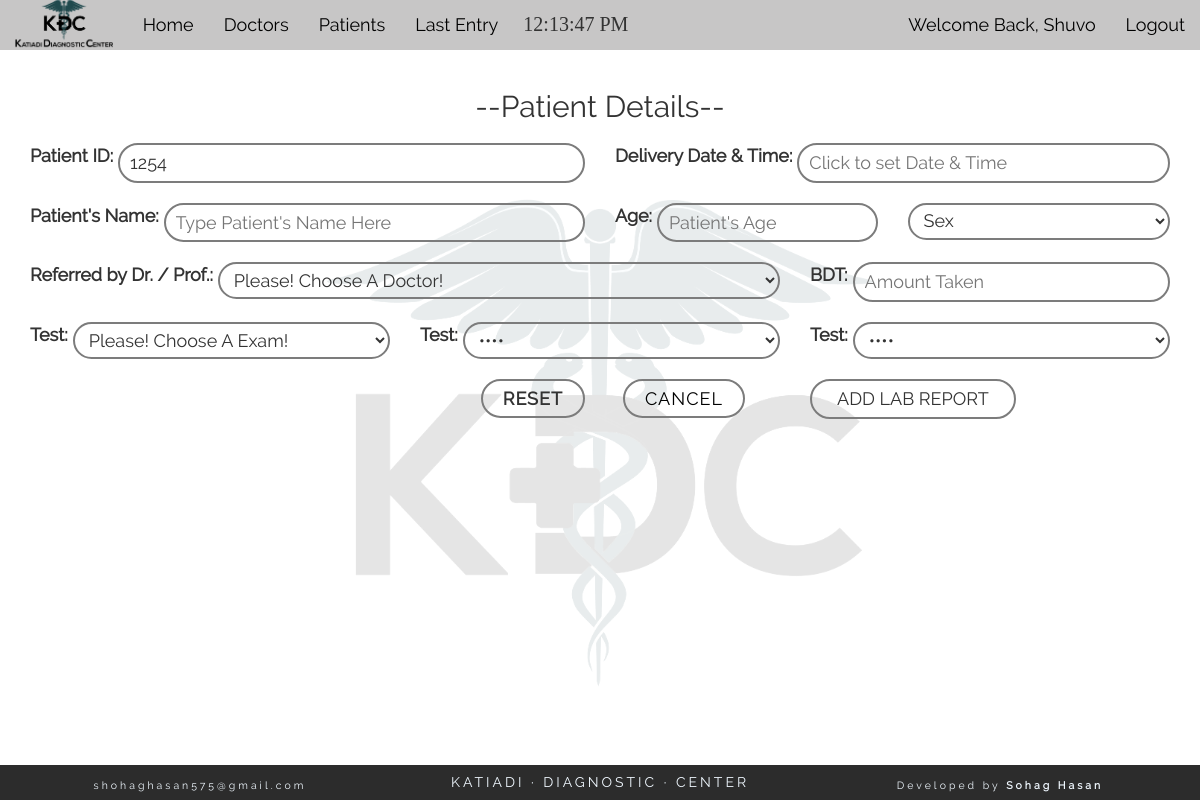
The app's page /pat_info.php?p_id=1254 (signed in), older data.
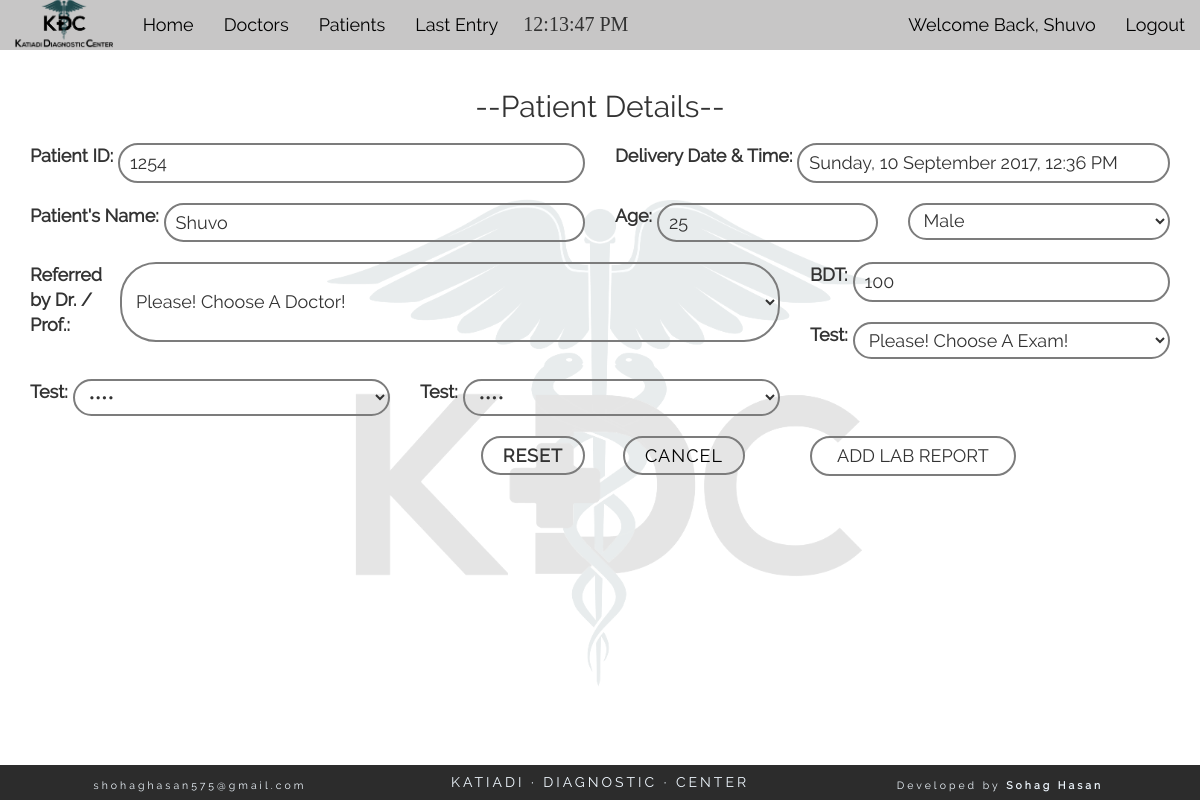
The same page, newer data.
### tables this page shows
CREATE TABLE "patient" (
	`lab_id`	INTEGER NOT NULL PRIMARY KEY AUTOINCREMENT,
	`p_id`	int(11) NOT NULL,
	`p_datetime`	datetime NOT NULL,
	`p_name`	varchar(200) NOT NULL,
	`p_age`	int(11) NOT NULL,
	`sex`	varchar(10) NOT NULL,
	`doctor_id`	int(11) NOT NULL,
	`specimen1`	varchar(50) NOT NULL,
	`specimen2`	varchar(50) NOT NULL,
	`specimen3`	varchar(50) NOT NULL,
	`status`	int(1) NOT NULL,
	`pat_amount`	INTEGER,
	`doc_amount`	INTEGER,
	`whenadded`	TEXT
);

### pat_info.php (the view, shortened to what this page needs)
<?php
	if(isset($_SESSION['username'])){
	require_once("config.php");
	$p_id_r = $_GET['p_id'];
	$selss= "SELECT * FROM patient WHERE p_id='$p_id_r' AND status='1'";
	$ressub= $db-> query($selss);
	$datasub=$ressub-> fetchArray(SQLITE3_ASSOC);
?>
    <section class="container-fluid" id="test_list" >
    	<div class="row">
    		<div class="col-md-12 text-center">
    			<h2 class="title">--Patient Details--</h2>
    			<form action="" method="post" id="p_form" class="text-left">
    			<div class="col-md-6 form_row">
   				  <label for="p_id">Patient ID:</label>
   				  <input id="p_id" type="number" name="p_id" placeholder="Enter The Slip Number Here" value="<?php echo $p_id_r; ?>" title="Enter The Patient ID Here!" required>
    			</div>
   				  	<div class="col-md-6 form_row" >
   				  		<label for="">Delivery Date & Time:</label>
						<input type="text" id="form-control" data-date-format="DD, dd MM yyyy, HH:ii P" name="datetime" value="<?php echo $datasub['p_datetime']; ?>" placeholder="Click to set Date & Time" required>
					</div>
					<div class="col-md-6 form_row">
    					<label for="p_name">Patient's Name:</label>
    					<input type="text" name="p_name" id="p_name" placeholder="Type Patient's Name Here" value="<?php echo $datasub['p_name']; ?>" required>
    				</div>
   				  <div class="col-md-3 form_row">
    					<label for="p_age">Age:</label>
    					<input type="number" name="p_age" id="p_age" placeholder="Patient's Age" value="<?php echo $datasub['p_age']; ?>" required>
    				</div>
   				  <div class="col-md-3 form_row">
					 	<select name="sex" id="" required>
					 		<option value="">Sex</option>
					 		<option value="Male" <?php if($datasub['sex']==='Male'){echo('selected'); } ?>>Male</option>
					 	</select>
   				  </div>
   				  <div class="col-md-8 form_row">
   				  	<label for="doctor_name">Referred by Dr. / Prof.:</label>
					<select name="doctor" required>
					  <option value="">Please! Choose A Doctor!</option>
					</select>
   				  </div>
   				  <div class="col-md-4 form_row">
   				  	<label for="p_age">BDT:</label>
   				  	<input type="number" name="pat_amount" id="p_age" value="<?php echo $datasub['pat_amount']; ?>" placeholder="Amount Taken" required>
   				  </div>
   				  <div class="col-md-4 form_row">
						<label>Test: </label>
							<select name="specimen1" id="specimen1" required>
								<option value="">Please! Choose A Exam!</option>
							</select>
   				  </div>
   				  <div class="col-md-4 text-center form_row">
						<label>Test: </label>
						  <select name="specimen2" id="specimen2">
								<option value="">&bull;&bull;&bull;&bull;</option>
						  </select>
   				  </div>
   				  <div class="col-md-4 text-right form_row">
						<label>Test: </label>
							<select name="specimen3" id="specimen3">
								<option value="">&bull;&bull;&bull;&bull;</option>
						  </select>
   				  </div>
    				<div class="col-md-6 text-right">
    					<label title="View Reset Button" class="check_box" for=cb>Reset</label>
    				</div>
    				<div class="col-md-2 text-right">
						<a class="cancel_button" style="top: 0px;" href="index.php">Cancel</a>
					</div>
    				<div class="col-md-4 text-left">
    					<input type="submit" name="go" id="go" value="ADD LAB REPORT" title="Click Here To Add Lab Report.">
    				</div>
    			</form>
    		</div>
    	</div>
    </section>
	<?php
		}else{
				header('location: login.php');
			}
		?>

Row changes from the older to the newer data that the page shows:
added patient: datetime "Sunday, 10 September 2017, 12:36 PM", p_name "Shuvo", p_age "25", sex "Male", pat_amount "100"
Text that changed along with them:
form field sex: "Sex" → (not shown)
